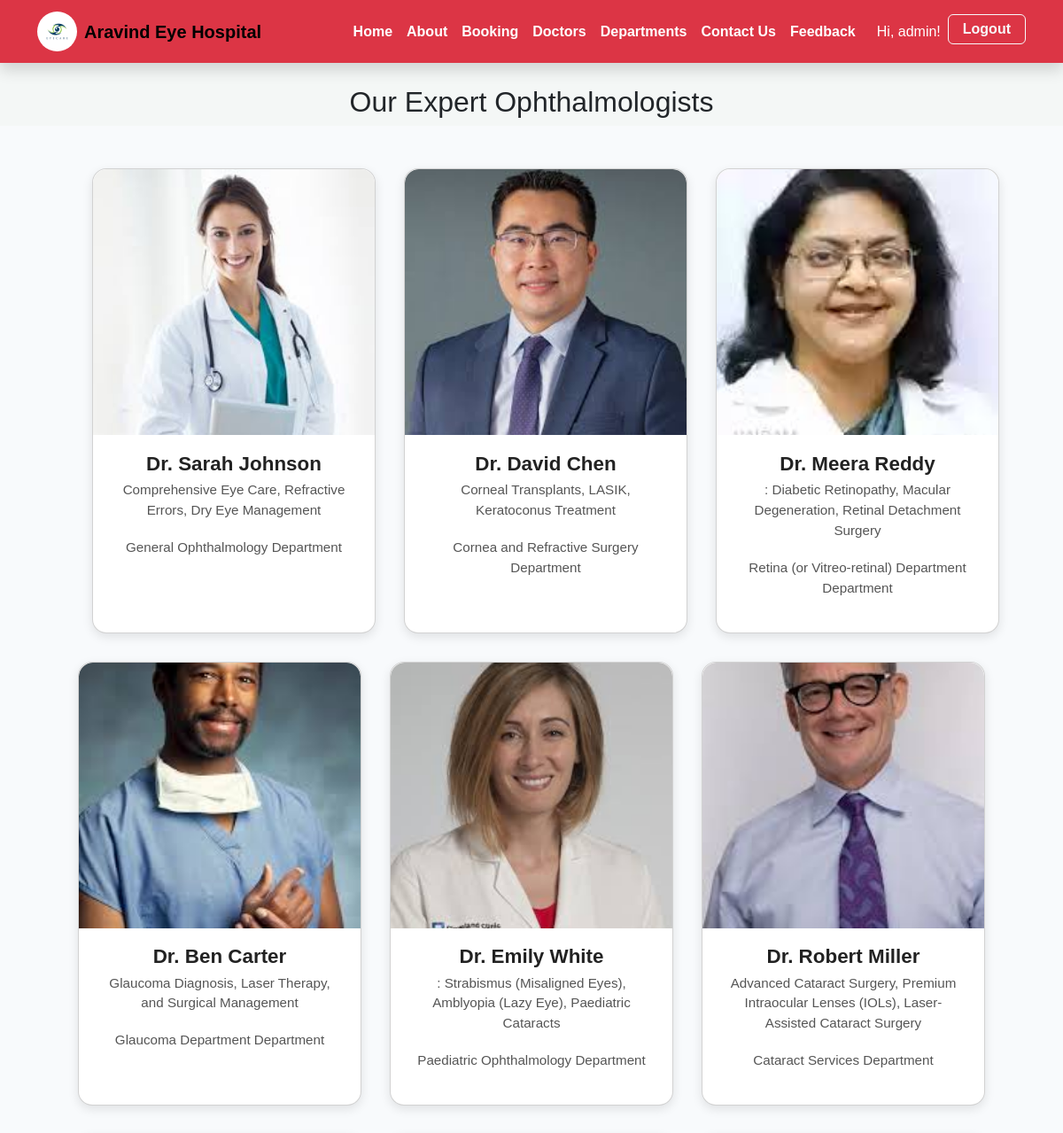
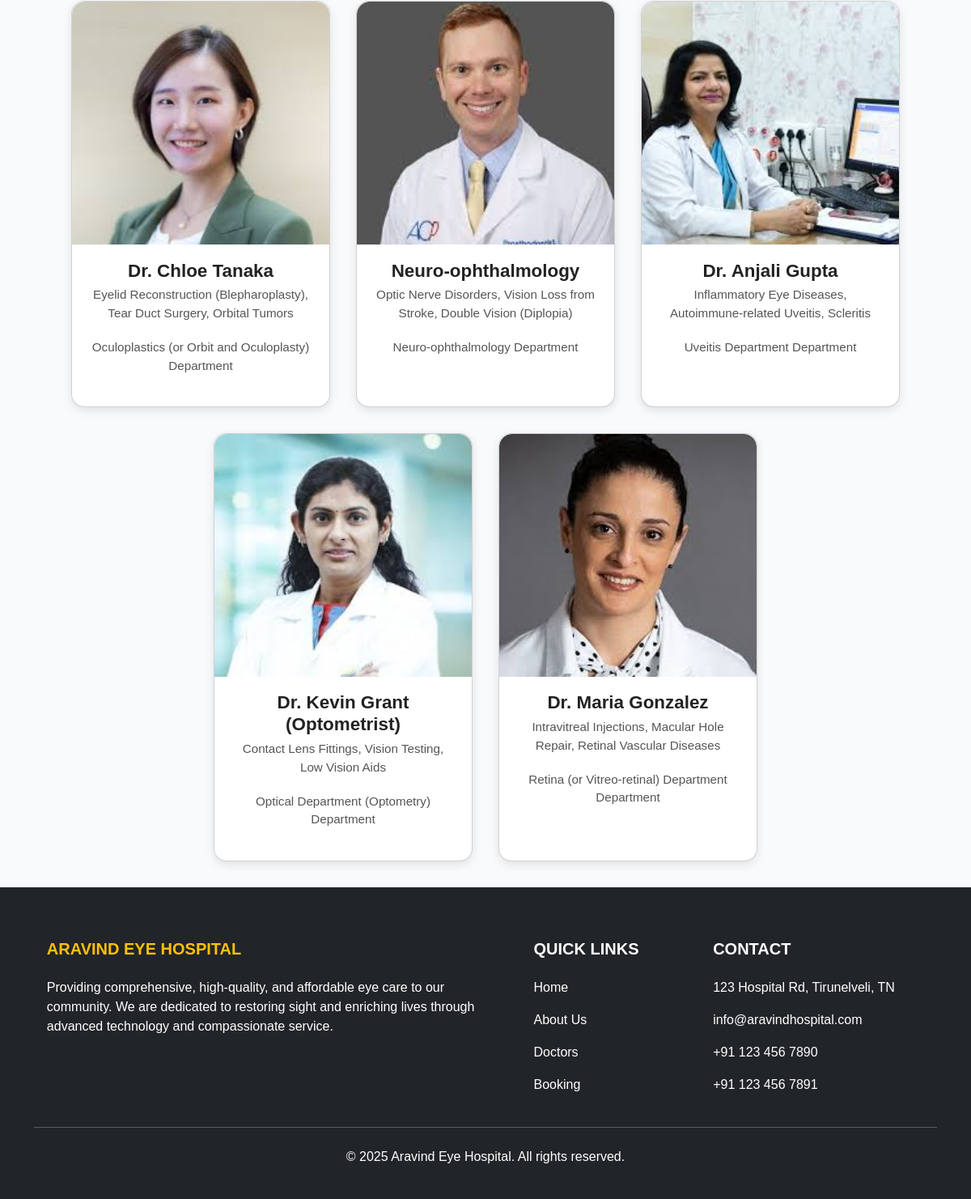
Screenshot of /doctors/ (signed in) with the database file from the repository (2 pictures, top to bottom).
### home/models.py (models this page shows, shortened)
class Doctors(models.Model):
    doc_name=models.CharField(max_length=255)
    doc_spec=models.CharField(max_length=255)
    dep_name=models.ForeignKey(Department,on_delete=models.CASCADE)
    doc_image=models.ImageField(upload_to='doctors')

class Department(models.Model):
    dep_name = models.CharField(max_length=100)
    dep_description = models.TextField()
    def __str__(self):
        return self.dep_name

### home/views.py (the view)
# urls.py: path('doctors/', views.doctors, name='doctors'),
def doctors(request):
    dict_docts={
        "doctors":Doctors.objects.all()
    }
    return render(request,'doctors.html',dict_docts)

### templates/doctors.html (shortened to what this page needs)
{% extends "base.html" %}
{% load static %}
{% block content %}
<div class="pt-5">
 <h2 class="text-center"> Our Expert Ophthalmologists</h2>
  <div class="card-container pt-5">
    <br>
    {% for d in doctors %}
    <div class="card">
        <img src="{{ d.doc_image.url }}" alt="{{ d.doc_name }}">
        <div class="card-content">
          <h3 class="card-title">{{ d.doc_name }}</h3>
          <p>{{ d.doc_spec }}</p>
          <p>{{ d.dep_name }} Department</p>
        </div>
      </div>
    {% endfor %}
  </div>
  </div>
{% endblock %}

### templates/base.html (shortened to what this page needs)
{% load static %}
<!DOCTYPE html>
<html lang="en">
  <head>
    <link href="https://cdn.jsdelivr.net/npm/bootstrap@5.3.0/dist/css/bootstrap.min.css" rel="stylesheet">
    <link rel="stylesheet" href="{% static 'css/style.css' %}">
  </head>
  <body>
   <nav class="navbar navbar-expand-lg navbar-light bg-danger fixed-top shadow">
      <div class="container">
        <a class="navbar-brand d-flex align-items-center" href="#">
          <img src="{% static 'image/eye logo.jpg' %}" alt="Logo" width="45" height="45" class="me-2 rounded-circle">
          <span class="fw-bold fs-5">Aravind Eye Hospital</span>
        </a>
        <div class="collapse navbar-collapse justify-content-end" id="navbarNav">
          <ul class="navbar-nav fw-bold">
            <li class="nav-item"><a class="nav-link text-white" href="{% url 'index' %}">Home</a></li>
            <li class="nav-item"><a class="nav-link text-white" href="{% url 'about' %}">About</a></li>
            <li class="nav-item"><a class="nav-link text-white" href="{% url 'booking' %}">Booking</a></li>
            <li class="nav-item"><a class="nav-link text-white" href="{% url 'doctors' %}">Doctors</a></li>
            <li class="nav-item"><a class="nav-link text-white" href="{% url 'department' %}">Departments</a></li>
            <li class="nav-item"><a class="nav-link text-white" href="{% url 'contacts' %}">Contact Us</a></li>
            <li class="nav-item"><a class="nav-link text-white" href="{% url 'feedback' %}">Feedback</a></li>
          </ul>
        </div>
       <div class="ms-3 d-flex">
          {% if user.is_authenticated %}
            <span class="navbar-text text-white me-2">Hi, {{ user.username }}!</span>
            <form
              action="{% url 'logout' %}"
              method="post"
              style="display: inline"
            >
              <button type="submit" class="btn btn-outline-light px-3 py-1 fw-bold">Logout</button>
            </form>
          {% else %}
            <a href="{% url 'login' %}" class="btn btn-outline-light px-3 py-1 fw-bold me-2">Login</a>
            <a href="{% url 'register' %}" class="btn btn-light px-3 py-1 fw-bold">Register</a>
          {% endif %}
        </div>
      </div>
    </nav>
    <div class="mt-5 ">
      {% block content %}
      {% endblock %}
      </div>
    <footer class="bg-dark text-white pt-5 pb-4">
    <div class="container text-center text-md-start">
        <div class="row">
            <div class="col-md-6 col-lg-6 mx-auto mt-3">
                <h5 class="text-uppercase mb-4 fw-bold text-warning">Aravind Eye Hospital</h5>
                <p>
                    Providing comprehensive, high-quality, and affordable eye care to our community. We are dedicated to restoring sight and enriching lives through advanced technology and compassionate service.
                </p>
            </div>
            <div class="col-md-2 col-lg-2 mx-auto mt-3">
                <h5 class="text-uppercase mb-4 fw-bold">Quick Links</h5>
                <p>
                    <a href="/" class="text-white" style="text-decoration: none;">Home</a>
                </p>
                <p>
                    <a href="/about" class="text-white" style="text-decoration: none;">About Us</a>
                </p>
                <p>
                    <a href="/doctors" class="text-white" style="text-decoration: none;">Doctors</a>
                </p>
                <p>
                    <a href="/booking" class="text-white" style="text-decoration: none;">Booking</a>
                </p>
            </div>
            <div class="col-md-4 col-lg-3 mx-auto mt-3">
                <h5 class="text-uppercase mb-4 fw-bold">Contact</h5>
                <p>
                    123 Hospital Rd, Tirunelveli, TN
                </p>
                <p>
                    info@aravindhospital.com
                </p>
                <p>
                    +91 123 456 7890
                </p>
                <p>
                    +91 123 456 7891
                </p>
            </div>
        </div>
        <hr class="my-4">
        <div class="row">
            <div class="col-12 text-center">
                <p>© 2025 Aravind Eye Hospital. All rights reserved.</p>
            </div>
        </div>
</footer>
  </body>
</html>

### static/css/style.css (style rules this page uses)
body { font-family: Arial, sans-serif; background-color: #f4f7f6; margin: 0; }

### static/css/components/doctors.css (style rules this page uses)
.card-container { display: flex; flex-wrap: wrap; justify-content: center; gap: 2rem; padding: 2rem; background-color: #f8fafc; }
.card { width: 320px; background-color: #fff; border-radius: 16px; box-shadow: 0 4px 12px rgba(0, 0, 0, 0.1); overflow: hidden; }
.card img { width: 100%; height: 300px; object-fit: cover; border-top-left-radius: 16px; border-top-right-radius: 16px; }
.card-content { padding: 1.2rem 1.5rem; text-align: center; }
.card-title { font-size: 1.4rem; color: #222; font-weight: 600; margin-bottom: 0.3rem; }
.card-content p { color: #555; font-size: 0.95rem; margin-bottom: 1.2rem; }

### rows the page displays
Doctors: doc_image (picture), doc_name "Dr. Sarah Johnson", doc_spec "Comprehensive Eye Care, Refractive Errors, Dry Eye Management", dep_name "General Ophthalmology"
Doctors: doc_image (picture), doc_name "Dr. David Chen", doc_spec "Corneal Transplants, LASIK, Keratoconus Treatment", dep_name "Cornea and Refractive Surgery"
Doctors: doc_image (picture), doc_name "Dr. Meera Reddy", doc_spec ": Diabetic Retinopathy, Macular Degeneration, Retinal Detachment Surgery", dep_name "Retina (or Vitreo-retinal) Department"
Doctors: doc_image (picture), doc_name "Dr. Ben Carter", doc_spec "Glaucoma Diagnosis, Laser Therapy, and Surgical Management", dep_name "Glaucoma Department"
Doctors: doc_image (picture), doc_name "Dr. Emily White", doc_spec ": Strabismus (Misaligned Eyes), Amblyopia (Lazy Eye), Paediatric Cataracts", dep_name "Paediatric Ophthalmology"
Doctors: doc_image (picture), doc_name "Dr. Robert Miller", doc_spec "Advanced Cataract Surgery, Premium Intraocular Lenses (IOLs), Laser-Assisted Cataract Surgery", dep_name "Cataract Services"
Doctors: doc_image (picture), doc_name "Dr. Chloe Tanaka", doc_spec "Eyelid Reconstruction (Blepharoplasty), Tear Duct Surgery, Orbital Tumors", dep_name "Oculoplastics (or Orbit and Oculoplasty)"
Doctors: doc_image (picture), doc_name "Neuro-ophthalmology", doc_spec "Optic Nerve Disorders, Vision Loss from Stroke, Double Vision (Diplopia)", dep_name "Neuro-ophthalmology"
Doctors: doc_image (picture), doc_name "Dr. Anjali Gupta", doc_spec "Inflammatory Eye Diseases, Autoimmune-related Uveitis, Scleritis", dep_name "Uveitis Department"
Doctors: doc_image (picture), doc_name "Dr. Kevin Grant (Optometrist)", doc_spec "Contact Lens Fittings, Vision Testing, Low Vision Aids", dep_name "Optical Department (Optometry)"
Doctors: doc_image (picture), doc_name "Dr. Maria Gonzalez", doc_spec "Intravitreal Injections, Macular Hole Repair, Retinal Vascular Diseases", dep_name "Retina (or Vitreo-retinal) Department"

### other values shown
{{ user.username }} "admin"
